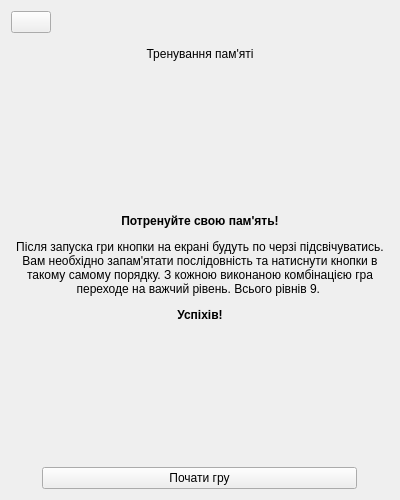
<?xml version="1.0" encoding="UTF-8"?>
<ui version="4.0">
 <class>win_memory</class>
 <widget class="QWidget" name="win_memory">
  <property name="geometry">
   <rect>
    <x>0</x>
    <y>0</y>
    <width>400</width>
    <height>500</height>
   </rect>
  </property>
  <property name="minimumSize">
   <size>
    <width>400</width>
    <height>500</height>
   </size>
  </property>
  <property name="maximumSize">
   <size>
    <width>400</width>
    <height>500</height>
   </size>
  </property>
  <property name="windowTitle">
   <string>UkrLife - Пам'ять</string>
  </property>
  <property name="windowIcon">
   <iconset>
    <normaloff>../images/icons/icon.ico</normaloff>../images/icons/icon.ico</iconset>
  </property>
  <property name="locale">
   <locale language="Ukrainian" country="Ukraine"/>
  </property>
  <layout class="QHBoxLayout" name="horizontalLayout_4">
   <item>
    <layout class="QVBoxLayout" name="verticalLayout_2">
     <item>
      <layout class="QHBoxLayout" name="horizontalLayout_5">
       <item alignment="Qt::AlignLeft">
        <widget class="QPushButton" name="b_goback">
         <property name="sizePolicy">
          <sizepolicy hsizetype="Fixed" vsizetype="Fixed">
           <horstretch>0</horstretch>
           <verstretch>0</verstretch>
          </sizepolicy>
         </property>
         <property name="cursor">
          <cursorShape>PointingHandCursor</cursorShape>
         </property>
         <property name="text">
          <string/>
         </property>
         <property name="icon">
          <iconset>
           <normaloff>../images/icons/back.png</normaloff>../images/icons/back.png</iconset>
         </property>
        </widget>
       </item>
      </layout>
     </item>
     <item>
      <widget class="QLabel" name="label">
       <property name="sizePolicy">
        <sizepolicy hsizetype="Preferred" vsizetype="Fixed">
         <horstretch>0</horstretch>
         <verstretch>0</verstretch>
        </sizepolicy>
       </property>
       <property name="minimumSize">
        <size>
         <width>0</width>
         <height>30</height>
        </size>
       </property>
       <property name="maximumSize">
        <size>
         <width>16777215</width>
         <height>30</height>
        </size>
       </property>
       <property name="text">
        <string>Тренування пам'яті</string>
       </property>
       <property name="alignment">
        <set>Qt::AlignCenter</set>
       </property>
      </widget>
     </item>
     <item>
      <widget class="QLabel" name="label_2">
       <property name="text">
        <string>&lt;html&gt;&lt;head/&gt;&lt;body&gt;&lt;p align=&quot;center&quot;&gt;&lt;span style=&quot; font-weight:600;&quot;&gt;Потренуйте свою пам'ять!&lt;/span&gt;&lt;/p&gt;&lt;p align=&quot;center&quot;&gt;Після запуска гри кнопки на екрані будуть по черзі підсвічуватись. Вам необхідно запам'ятати послідовність та натиснути кнопки в такому самому порядку. З кожною виконаною комбінацією гра переходе на важчий рівень. Всього рівнів 9. &lt;/p&gt;&lt;p align=&quot;center&quot;&gt;&lt;span style=&quot; font-weight:600;&quot;&gt;Успіхів!&lt;/span&gt;&lt;/p&gt;&lt;/body&gt;&lt;/html&gt;</string>
       </property>
       <property name="textFormat">
        <enum>Qt::RichText</enum>
       </property>
       <property name="wordWrap">
        <bool>true</bool>
       </property>
      </widget>
     </item>
     <item>
      <layout class="QGridLayout" name="gridBox"/>
     </item>
     <item alignment="Qt::AlignHCenter">
      <widget class="QPushButton" name="b_mem_start">
       <property name="sizePolicy">
        <sizepolicy hsizetype="Fixed" vsizetype="Fixed">
         <horstretch>0</horstretch>
         <verstretch>0</verstretch>
        </sizepolicy>
       </property>
       <property name="minimumSize">
        <size>
         <width>315</width>
         <height>0</height>
        </size>
       </property>
       <property name="cursor">
        <cursorShape>PointingHandCursor</cursorShape>
       </property>
       <property name="text">
        <string>Почати гру</string>
       </property>
      </widget>
     </item>
    </layout>
   </item>
  </layout>
 </widget>
 <resources/>
 <connections/>
</ui>
